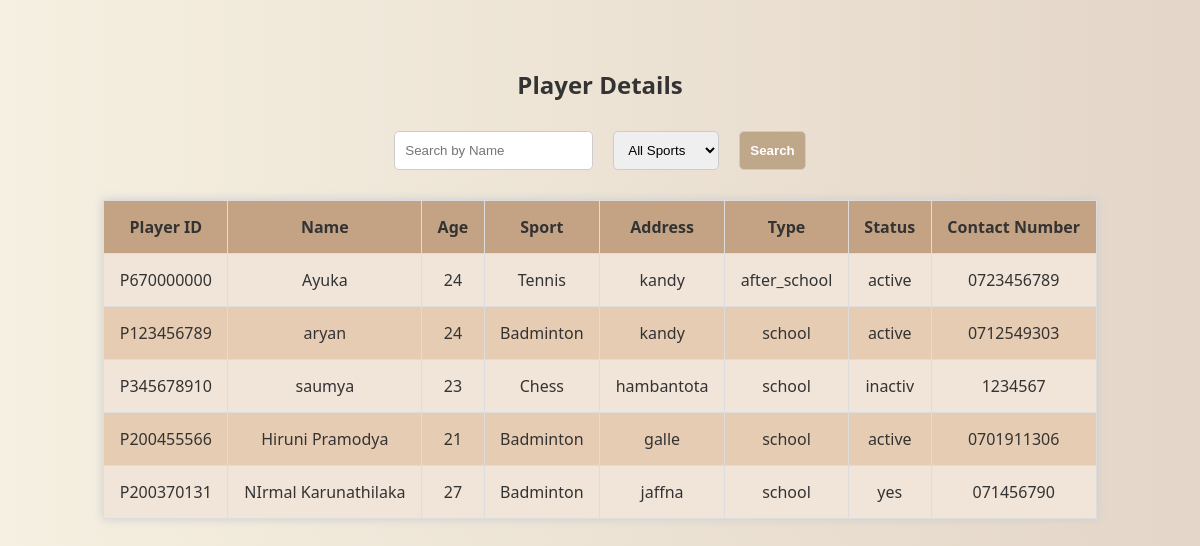
Screenshot of /Viewplayer.php with the database file from the repository.
### tables this page shows
CREATE TABLE IF NOT EXISTS `tblplayer` (
  `PID` varchar(10) NOT NULL,
  `Name` varchar(100) NOT NULL,
  `Address` varchar(100) NOT NULL,
  `Email` varchar(30) NOT NULL,
  `Age` int NOT NULL,
  `Sport` varchar(50) NOT NULL,
  `pwd` text NOT NULL,
  `TeleNum` text NOT NULL,
  `Type` varchar(50) NOT NULL,
  `GNCertifi` varchar(100) NOT NULL,
  `Status` varchar(10) NOT NULL,
  `CID` varchar(50) NOT NULL,
  `MedReco` varchar(500) NOT NULL,
  PRIMARY KEY (`PID`),
  UNIQUE KEY `Email` (`Email`)
);

### Viewplayer.php (the view, shortened to what this page needs)
<?php
$cid = $_SESSION['user_id'];
?>
<!DOCTYPE html>
<html lang="en">
<head>
</head>
<body>
    <h2>Player Details</h2>
    <form method="GET" action="">
        <input type="text" name="name" placeholder="Search by Name" value="<?php echo isset($_GET['name']) ? htmlspecialchars($_GET['name']) : ''; ?>">
        <select name="sport">
            <option value="">All Sports</option>
            <?php
            $conn = new mysqli("localhost", "root", "", "legacy_db");
            ?>
        </select>
        <button type="submit">Search</button>
    </form>
    <table>
        <tr>
            <th>Player ID</th>
            <th>Name</th>
            <th>Age</th>
            <th>Sport</th>
            <th>Address</th>
            <th>Type</th>
            <th>Status</th>
            <th>Contact Number</th>
        </tr>
        <?php
        $sql = "SELECT PID, Name, Age, Sport, Address, Type, Status, TeleNum FROM tblplayer WHERE CID='$cid'";
        $result = $conn->query($sql);
        if ($result && $result->num_rows > 0) {
            while ($row = $result->fetch_assoc()) {
                echo "<tr>
                        <td>" . htmlspecialchars($row['PID']) . "</td>
                        <td>" . htmlspecialchars($row['Name']) . "</td>
                        <td>" . htmlspecialchars($row['Age']) . "</td>
                        <td>" . htmlspecialchars($row['Sport']) . "</td>
                        <td>" . htmlspecialchars($row['Address']) . "</td>
                        <td>" . htmlspecialchars($row['Type']) . "</td>
                        <td>" . htmlspecialchars($row['Status']) . "</td>
                        <td>" . htmlspecialchars($row['TeleNum']) . "</td>
                    </tr>";
            }
        } else {
            echo "<tr><td colspan='8'>No player records found.</td></tr>";
        }
        ?>
    </table>
</body>
</html>

### Viewplayer.php (style rules this page uses)
body { background: linear-gradient(to right, #f5f0e1, #e4d6c8); font-family: 'Segoe UI', sans-serif; padding: 40px; color: #333; }
h2 { text-align: center; margin-bottom: 30px; }
form { display: flex; justify-content: center; gap: 20px; flex-wrap: wrap; margin-bottom: 30px; }
input, select, button { padding: 10px; border-radius: 5px; border: 1px solid #ccc; }
button { background-color: #bfa78a; color: white; font-weight: bold; cursor: pointer; }
table { margin: auto; width: 90%; border-collapse: collapse; background-color: #ffffff; box-shadow: 0px 0px 10px #ccc; }
th, td { border: 1px solid #ddd; padding: 15px; text-align: center; }
th { background-color: #c3a384; }
tr:nth-child(even) { background-color: #f0e5d8; }
tr:nth-child(odd) { background-color: #e6ccb2; }

### rows the page displays
tblplayer: PID "P670000000", Name "Ayuka", Age "24", Sport "Tennis", Address "kandy", Type "after_school", Status "active", TeleNum "0723456789"
tblplayer: PID "P123456789", Name "aryan", Age "24", Sport "Badminton", Address "kandy", Type "school", Status "active", TeleNum "0712549303"
tblplayer: PID "P345678910", Name "saumya", Age "23", Sport "Chess", Address "hambantota", Type "school", Status "inactiv", TeleNum "1234567"
tblplayer: PID "P200455566", Name "Hiruni Pramodya", Age "21", Sport "Badminton", Address "galle", Type "school", Status "active", TeleNum "0701911306"
tblplayer: PID "P200370131", Name "NIrmal Karunathilaka", Age "27", Sport "Badminton", Address "jaffna", Type "school", Status "yes", TeleNum "071456790"
